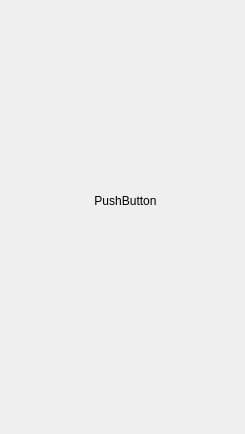
<?xml version="1.0" encoding="UTF-8"?>
<ui version="4.0">
 <class>MainWindow</class>
 <widget class="QMainWindow" name="MainWindow">
  <property name="geometry">
   <rect>
    <x>0</x>
    <y>0</y>
    <width>245</width>
    <height>434</height>
   </rect>
  </property>
  <property name="windowTitle">
   <string>MainWindow</string>
  </property>
  <widget class="QWidget" name="centralwidget">
   <widget class="QPushButton" name="on_button">
    <property name="geometry">
     <rect>
      <x>80</x>
      <y>160</y>
      <width>91</width>
      <height>81</height>
     </rect>
    </property>
    <property name="styleSheet">
     <string notr="true">#on_button { 
background-color: transparent;
border-image: url(:off_button.png);
background: none;
border: none;
background-repeat: none;
}
#on_button:pressed
{
	border-image: url(:on_button.png);
}</string>
    </property>
    <property name="text">
     <string>PushButton</string>
    </property>
   </widget>
  </widget>
 </widget>
 <resources/>
 <connections/>
</ui>
